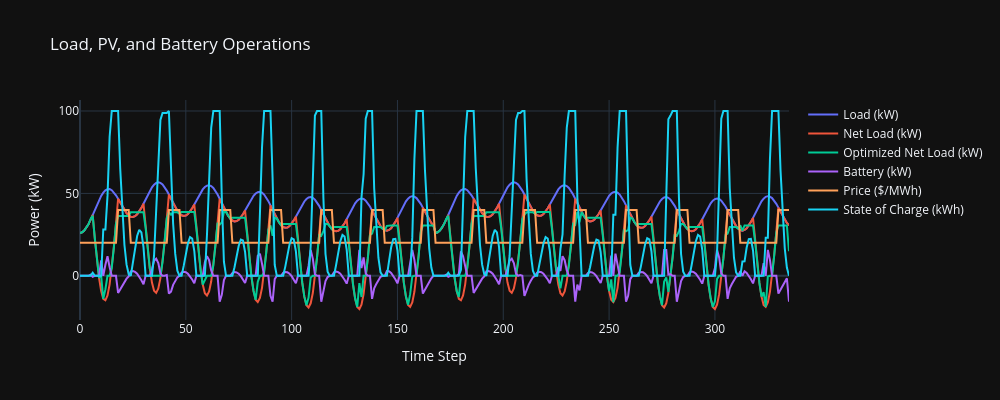

The code cell stored with this chart in its notebook:
### Code cell
from utils.plot_utils import plot_results

plot_results(res['x_pv'], res["E_bat_kWh"], res["series"]['P_ch_kW']-res["series"]['P_dis_kW'], res["series"]["SOC_kWh"], PV_base, L, price)

### Figure 1 — Plotly figure (JSON) as saved in the notebook; plotly's stock layout.template omitted (floating-point values rounded to 4 significant figures; data arrays with more than 128 entries replaced by an {"elided": "..."} marker saying what was removed)
{"data": [{"mode": "lines", "name": "Load (kW)", "x": {"elided": "336 int values"}, "y": {"elided": "336 float values"}, "type": "scatter"}, {"mode": "lines", "name": "Net Load (kW)", "x": {"elided": "336 int values"}, "y": {"elided": "336 float values"}, "type": "scatter"}, {"mode": "lines", "name": "Optimized Net Load (kW)", "x": {"elided": "336 int values"}, "y": {"elided": "336 float values"}, "type": "scatter"}, {"mode": "lines", "name": "Battery (kW)", "x": {"elided": "336 int values"}, "y": {"elided": "336 float values"}, "type": "scatter"}, {"mode": "lines", "name": "Price ($/MWh)", "x": {"elided": "336 int values"}, "y": {"elided": "336 int values"}, "type": "scatter"}, {"mode": "lines", "name": "State of Charge (kWh)", "x": {"elided": "336 int values"}, "y": {"elided": "336 float values"}, "type": "scatter"}], "layout": {"title": {"text": "Load, PV, and Battery Operations"}, "xaxis": {"title": {"text": "Time Step"}}, "yaxis": {"title": {"text": "Power (kW)"}}, "hovermode": "x unified", "width": 1000, "height": 400}}
